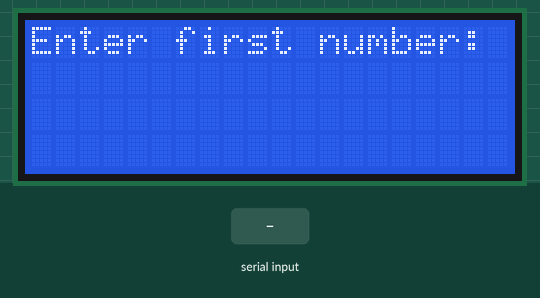
Recording of a sketch running on a simulated Arduino Uno, built with avr-gcc and run on an emulated ATmega328P. Parts: 20×4 character LCD. The test bench sets the inputs (shaded band). What the sketch prints to the serial monitor is not drawn.

Above: at 1.1 s.
1.2 s: "90,45,200\n" received over Serial
At 1.9 s:
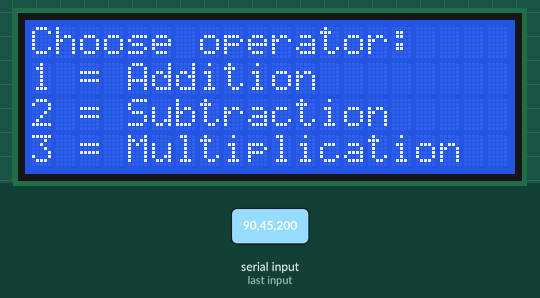
2.7 s: "30,150,10\n" received over Serial
At 3.0 s:
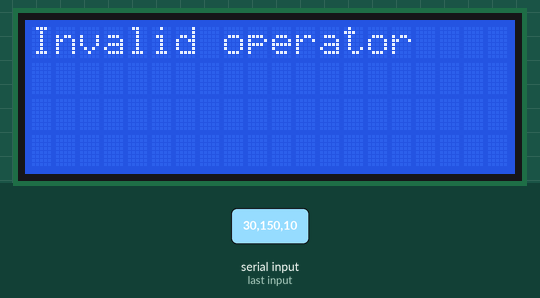
Timing chart, 0 to 5.7 s (numbered marks = the images above; inputs shaded):
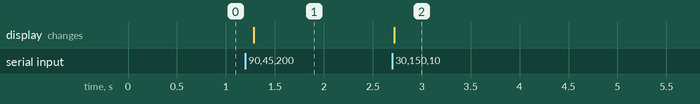

Measured:
- after the input at 1.2 s, the display: changes after 0.09 s (image 1)
- after the input at 2.7 s, the display: changes at once (image 2)

The sketch:

CalculatorLCD.ino
```cpp
//Program to build a simple calculator using a LCD display.

//Including required packages
#include <Wire.h>
#include <LiquidCrystal_I2C.h>

//Initialising the LCD display
LiquidCrystal_I2C lcd(0x27, 20, 4);

//declaring required variables
int num1;
int num2;
int ans;
int op;

void setup() {

  //initialising the lcd and turning on backlight
  lcd.init();
  lcd.backlight();

  //Setting up serial monitor
  Serial.begin(9600);

  // Ask for first number
  lcd.setCursor(0, 0);
  lcd.print("Enter first number:");

  while (Serial.available() == 0) {
  }

  num1 = Serial.parseInt();

  while (Serial.available() > 0) {
    Serial.read();
  }

  lcd.clear();

  // Ask for second number
  lcd.setCursor(0, 0);
  lcd.print("Enter second");
  lcd.setCursor(0, 1);
  lcd.print("number:");

  while (Serial.available() == 0) {
  }

  num2 = Serial.parseInt();

  while (Serial.available() > 0) {
    Serial.read();
  }

  lcd.clear();

  // Ask for operator
  lcd.setCursor(0, 0);
  lcd.print("Choose operator:");

  lcd.setCursor(0, 1);
  lcd.print("1 = Addition");

  lcd.setCursor(0, 2);
  lcd.print("2 = Subtraction");

  lcd.setCursor(0, 3);
  lcd.print("3 = Multiplication");

  // Division doesn't fit, so we'll enter it through Serial
  Serial.println("1 = Addition");
  Serial.println("2 = Subtraction");
  Serial.println("3 = Multiplication");
  Serial.println("4 = Division");

  while (Serial.available() == 0) {
  }

  op = Serial.parseInt();

  while (Serial.available() > 0) {
    Serial.read();
  }

  lcd.clear();

  // Perform calculation and various logic
  if (op == 1) {

    ans = num1 + num2;

    lcd.setCursor(0, 0);
    lcd.print("Answer = ");
    lcd.print(ans);

  }

  else if (op == 2) {

    ans = num1 - num2;

    lcd.setCursor(0, 0);
    lcd.print("Answer = ");
    lcd.print(ans);

  }

  else if (op == 3) {

    ans = num1 * num2;

    lcd.setCursor(0, 0);
    lcd.print("Answer = ");
    lcd.print(ans);

  }

  else if (op == 4) {

    if (num2 == 0) {

      lcd.setCursor(0, 0);
      lcd.print("Error!");

      lcd.setCursor(0, 1);
      lcd.print("Cannot divide by 0");

    }

    else {

      ans = num1 / num2;

      lcd.setCursor(0, 0);
      lcd.print("Answer = ");
      lcd.print(ans);

    }
  }

  else {

    lcd.setCursor(0, 0);
    lcd.print("Invalid operator");

  }
}

void loop() {
  //empty void loop
}
```
